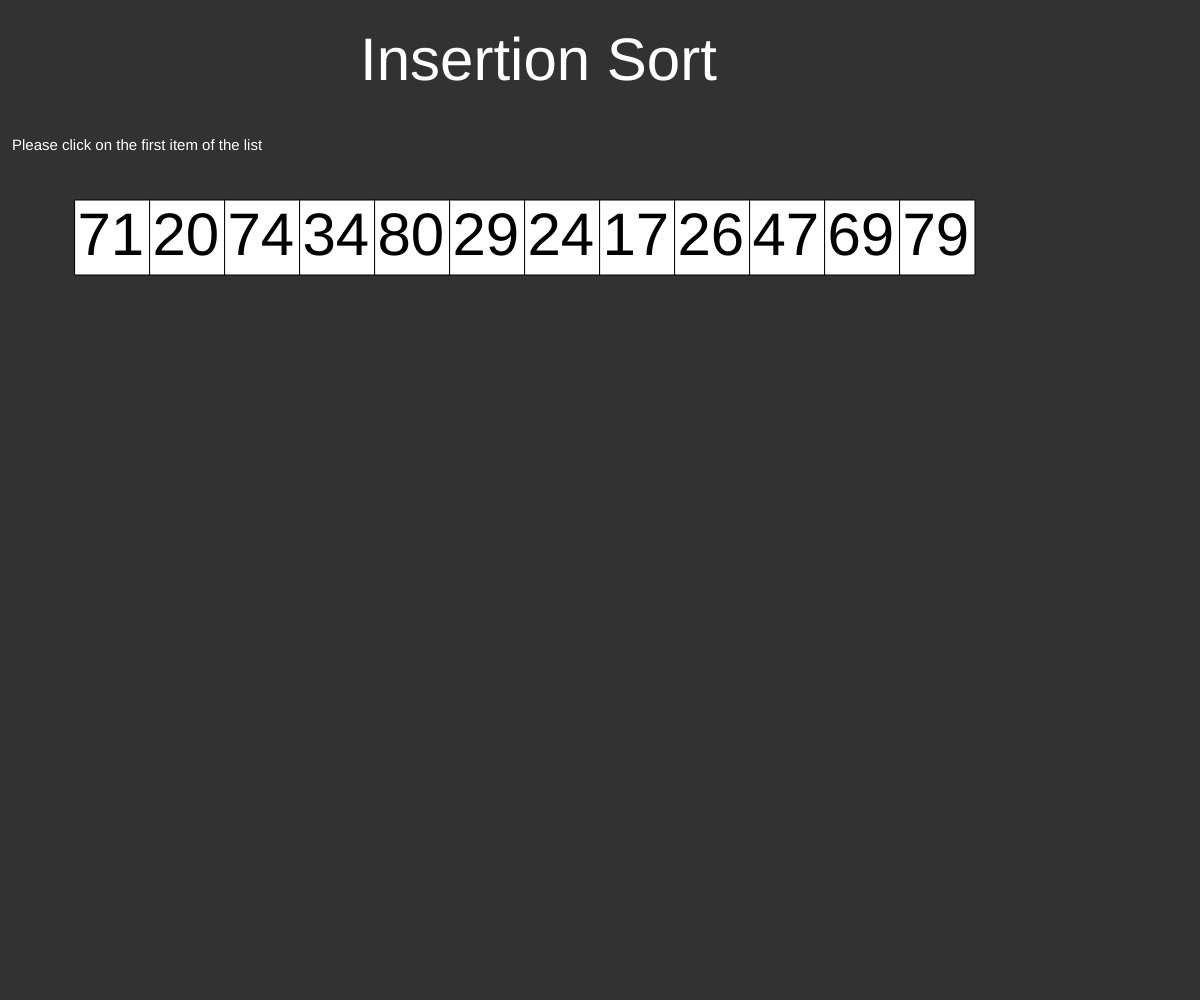
Frame 1 (no input)
Frame 60 (no input): identical to frame 1, image omitted
Frame 120 (the mouse pressed at the canvas centre since frame 60): identical to frame 1, image omitted

The p5.js sketch that drew this single still picture (run headless with seeded random() and noise() and a simulated clock; from frame 60 on, the mouse is pressed at the canvas centre):

// p5.js sketch
// ── sketch.js
var canvas;
var numbers;
var instr="Please click on the first item of the list";
rightBoxNum=1;

class Grid{
  constructor (){
    this.grid=[];
    for (var i = 0; i < 12; i++){
      fill(255, 255, 255);
      // rectMode(CENTER); center the single digit numbers later!!
      var gridChecks = new Box(i, 75+i*75, 200, 75, 75);
      this.grid.push(gridChecks);
    }
  }

  rightBox(boxIndex){
    var test=this.grid[boxIndex];
    var left=  test.get_boxCoord()[0];
    var right= test.get_boxCoord()[0]+ test.get_boxDim()[0];
    var up= test.get_boxCoord()[1];
    var down= test.get_boxCoord()[1]+ test.get_boxDim()[1];

    if (mouseX >= left && mouseX <= right && mouseY>= up && mouseY <= down){
      return true;
    }

    return false;

  }
}

class Box{
  constructor(index, x, y, width, height){
    this.index=index;
    this.x= x;
    this.y=y;
    this.width= width;
    this.height=height;
    fill(255, 255, 255);
    rect(x,y,width, height);
  }

  get_boxNum(){
    return this.index;
  }

  get_boxDim(){
    return [this.width, this.height];
  }
  get_boxCoord(){
    return [this.x,this.y];
  }

}

function setup() {
  canvas = createCanvas(window.innerWidth, window.innerHeight);
  numbers=createNums();
}

function draw() {
  background(50);
  fill(255);

  fill(255, 255, 255);
  textSize(60);
  text('Insertion Sort', window.innerWidth *.3 , 80);

  fill(255, 255, 255);
  textSize(15);
  text(instr, window.innerWidth *.01 , 150);

  grid= new Grid();


  for (var i = 0; i < 12; i=i+1){
    //fill(255, 255, 255);
    // rectMode(CENTER); center the single digit numbers later!!
    //rect(75+i*75, 200, 75, 75);
    fill(0, 0, 0);
    textSize(60);
    text(numbers[i], 77.5+ 75*i , 255);
  }



}

window.onresize = function() {
  var w = window.innerWidth;
  var h = window.innerHeight;
  canvas.size(w,h);
  width = w;
  height = h;
}

function createNums(){
  var nums= [];
  for (var i=0; i<12; i=i+1){
    nums.push(int(random()*100));
  }
  return nums;
}

function mouseClicked(){
  //for (let i = 1; i < numbers.length; i++) {
    var i=0;
    if (grid.rightBox(i)){
      instr="Good. Now we look at the next element"
    }
    else{
      instr="Nope that's not correct. Try again!"
    }
  //}

  // else if ()
}
